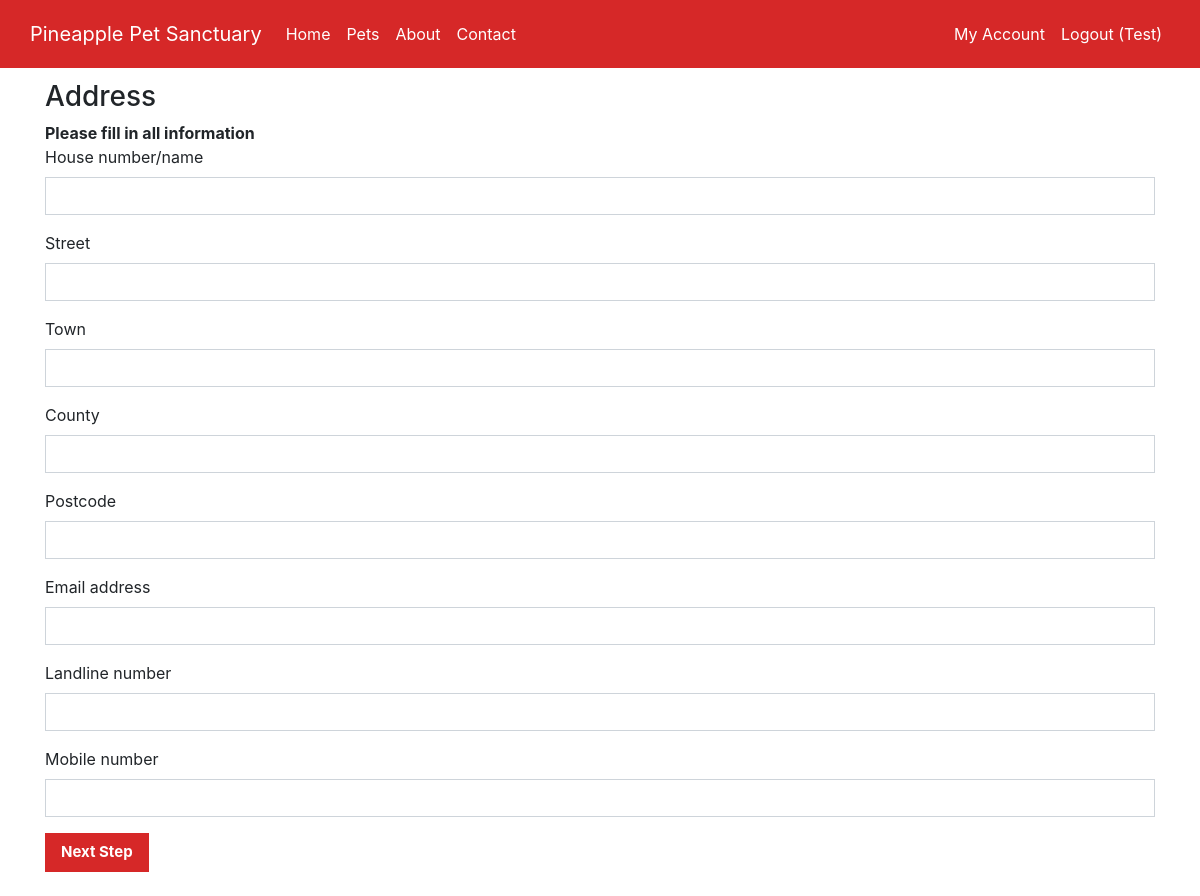
The page /form.php?id=1 (signed in) on the database its author committed.
### tables this page shows
CREATE TABLE IF NOT EXISTS category(
  category_id INT(64) PRIMARY KEY AUTO_INCREMENT,
  category_name VARCHAR(64) NOT NULL
);

CREATE TABLE IF NOT EXISTS question(
  question_id INT(64) PRIMARY KEY AUTO_INCREMENT,
  category_id INT(64) NOT NULL,
  question_text TEXT(200) NOT NULL,
  question_type VARCHAR(10) NOT NULL,
  CONSTRAINT FK_question_category_id FOREIGN KEY (category_id) REFERENCES category(category_id) ON DELETE CASCADE
);

### form.php (the view, shortened to what this page needs)
<?php
require_once('includes/connect.php');
include_once('includes/header.php');
if(!isset($_SESSION['user_id'])){
  redirect('login.php');
  exit();
}else{
  if(isset($_GET['c'])){
    $category = $_GET['c'];
  }else{
    $category = 1;
  }
  $sql = 'SELECT *
  FROM question
  INNER JOIN category ON question.category_id = category.category_id
  WHERE question.category_id = ?';
  $stmt = $pdo->prepare($sql);
  $stmt->execute([$category]);
  $questions = $stmt->fetchAll();
  }
?>
<div class="container" id="main">
  <form method="post" action="form.php?id=<?php echo $_GET['id'] . '&c=' . $category ?>">
    <?php
      if($questions){
        echo '<h3>' . $questions[0]->category_name . '</h3>';
        echo '<strong>Please fill in all information</strong>';
        foreach($questions as $question){
          if($question->question_type == 'input'){
            echo '<div class="form-group">';
            echo '<label>' . $question->question_text . '</label>';
            echo '<input type="text" class="form-control" name="' . $question->question_id . '[' . $question->question_type . ']">';
            echo '</div>';
          }else if($question->question_type == 'dropdown'){
            echo '<div class="form-group">';
            echo '<label>' . $question->question_text . '</label>';
            echo '<select class="form-control" name="' . $question->question_id . '[' . $question->question_type . ']">';
            $answers = getAnswers($pdo, $question->question_id);
            if($answers){
              foreach($answers as $answer){
                echo '<option value="' . $answer->possible_answer_id . '">' . $answer->possible_answer_value . '</option>';
              }
            }
            echo '</select>';
            echo '</div>';
          }else if($question->question_type == 'check'){
            echo '<div class="form-group">';
            echo '<label>' . $question->question_text . '</label>';
            $answers = getAnswers($pdo, $question->question_id);
            if($answers){
              foreach($answers as $answer){
                echo '<div class="form-check">';
                echo '<input class="form-check-input" type="checkbox" name="' . $question->question_id . '[' . $question->question_type . '][' . $answer->possible_answer_id . ']" value="' . $answer->possible_answer_id . '">';
                echo '<label class="form-check-label">' . $answer->possible_answer_value . '</label>';
                echo '</div>';
              }
            }
            echo '</div>';
          }else if($question->question_type == 'text'){
            echo '<div class="form-group">';
            echo '<label>' . $question->question_text . '</label>';
            echo '<textarea class="form-control" cols="30" rows="10" name="' . $question->question_id . '[' . $question->question_type . ']"></textarea>';
            echo '</div>';
          }
        }
      }else{
        redirect('dashboard.php');
        exit();
      }
    ?>
    <button type="submit" class="">Next Step</button>
  </form>
</div>
<?php
include('includes/footer.php');
?>

### css/main.css (style rules this page uses)
#main { margin-top: 1%; }
select, textarea, input { border-radius: 0px !important; }
button { font-size: 15px; padding: 8px 16px; border: none; background-color: #D62828; color: white; font-weight: bold; display: inline-block; }

### rows shown on the page
category: category_name "Address"
question: question_text "House number/name"
question: question_text "Street"
question: question_text "Town"
question: question_text "County"
question: question_text "Postcode"
question: question_text "Email address"
question: question_text "Landline number"
question: question_text "Mobile number"

### other values the page prints
$_SESSION['first_name'] "Test"
